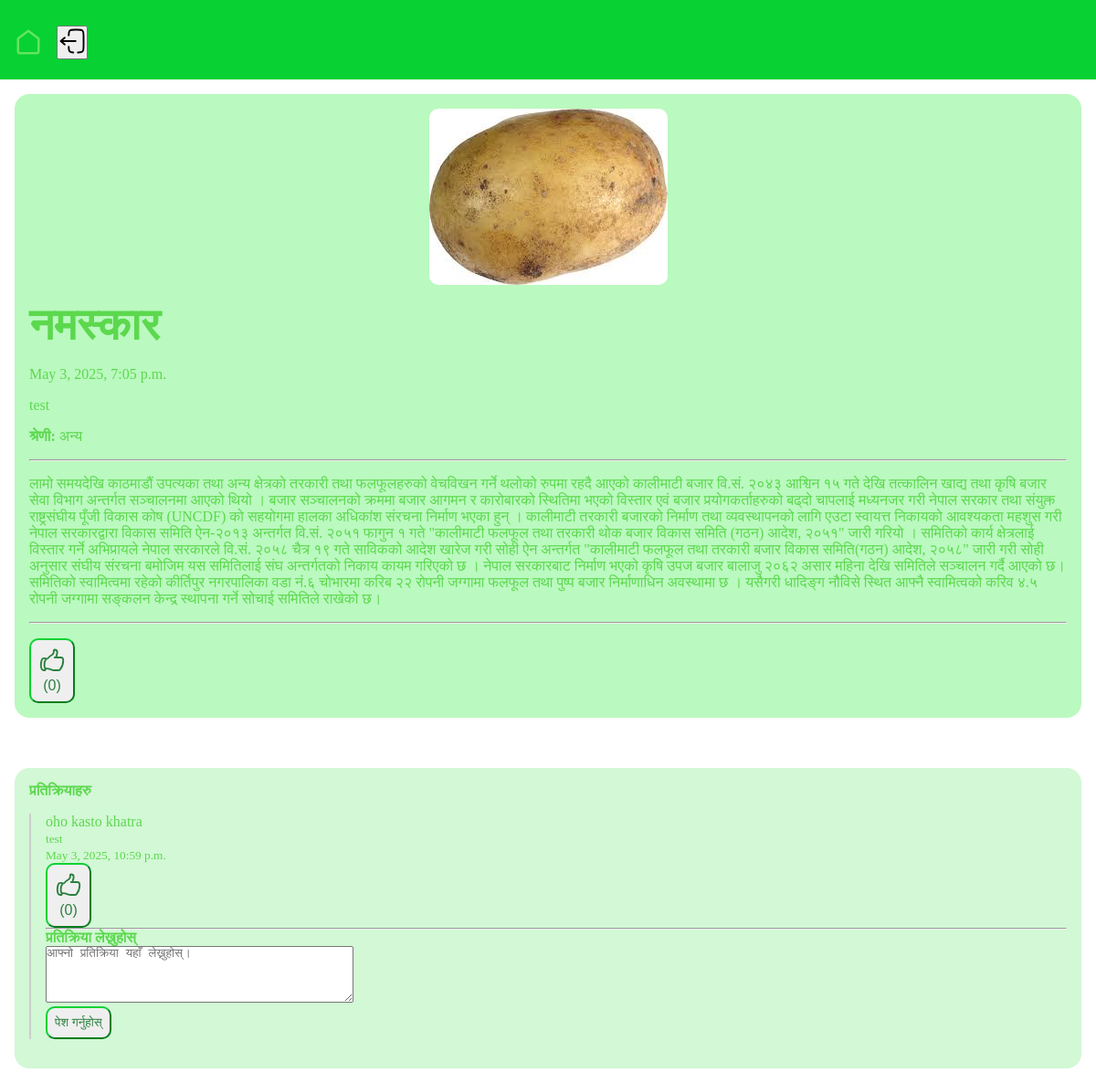
The page /posts/-1 (signed in) on the database its author committed.
### posts/models.py (models this page shows, shortened)
class Post(models.Model):
    CATEGORY_CHOICES = [('crops', 'बाली'), ('fertilizers', 'मलहरू '), ('market', 'बजार'), ('other', 'अन्य')]
    title = models.CharField(max_length=75)
    body = models.TextField()
    slug = models.SlugField(unique=True)
    date = models.DateTimeField(auto_now_add=True)
    banner = models.ImageField(blank=True)
    author = models.ForeignKey(User, on_delete=models.CASCADE, default=None)
    category = models.CharField(max_length=20, choices=CATEGORY_CHOICES, default='other')

class Reply(models.Model):
    post = models.ForeignKey(Post, on_delete=models.CASCADE, related_name='replies')
    body = models.TextField()
    date = models.DateTimeField(auto_now_add=True)
    author = models.ForeignKey(User, on_delete=models.CASCADE)
    likes = models.ManyToManyField(User, related_name='reply_likes', blank=True)
    def total_likes(self):
        return self.likes.count()

### posts/views.py (the view)
# urls.py: path('<slug:slug>', views.post_page, name = "page"),
def post_page(request, slug):
    post = Post.objects.get(slug=slug)
    replies = post.replies.all().order_by('date')  # related_name='replies'
    if request.method == 'POST':
        if request.user.is_authenticated:
            reply_form = CreateReply(request.POST)
            if reply_form.is_valid():
                reply = reply_form.save(commit=False)
                reply.author = request.user
                reply.post = post
                reply.save()
                return redirect('posts:page', slug=slug)
        else:
            return redirect('users:login')  # redirect if not authenticated
    else:
        reply_form = CreateReply()
    context = {
        'post': post,
        'replies': replies,
        'reply_form': reply_form,
    }
    return render(request, 'posts/post_page.html', context)

### posts/forms.py
class CreateReply(forms.ModelForm):
    class Meta:
        model = models.Reply
        fields = ['body']
        labels = {
            'body': '',
        }
        widgets = {
            'body': forms.Textarea(attrs={'rows': 4, 'cols': 40, 'placeholder': 'आफ्नो प्रतिक्रिया यहाँ लेख्नुहोस्।'}),
        }

### posts/templates/posts/post_page.html (shortened to what this page needs)
{% extends 'layout.html' %}
{% block content %}
    <div class ="post-container">
        {% if post.banner %}
        <img
        class = "banner"
        src= "{{ post.banner.url }}"
        alt="{{ post.title }} image"
        />
        {% endif %}
        <h1>{{ post.title }} </h1>
        <p>{{ post.date }}</p>
        <p>{{ post.author}}</p>
        <p><strong>श्रेणी: </strong>{{ post.get_category_display }}</p>
        <hr>
        <p>{{ post.body }}</p>
        <hr>
                {% if user.is_authenticated %}
                    <form action = "{% url 'posts:toggle-like' slug=post.slug %}" method = "post">
                    <button type="submit" class="form-submit">
                        {% if user in post.likes.all %}
                            <svg xmlns="http://www.w3.org/2000/svg" viewBox="0 0 24 24" fill="currentColor" width="30" height="30">
                                <path d="M7.493 18.5c-.425 0-.82-.236-.975-.632A7.48 7.48 0 0 1 6 15.125c0-1.75.599-3.358 1.602-4.634.151-.192.373-.309.6-.397.473-.183.89-.514 1.212-.924a9.042 9.042 0 0 1 2.861-2.4c.723-.384 1.35-.956 1.653-1.715a4.498 4.498 0 0 0 .322-1.672V2.75A.75.75 0 0 1 15 2a2.25 2.25 0 0 1 2.25 2.25c0 1.152-.26 2.243-.723 3.218-.266.558.107 1.282.725 1.282h3.126c1.026 0 1.945.694 2.054 1.715.045.422.068.85.068 1.285a11.95 11.95 0 0 1-2.649 7.521c-.388.482-.987.729-1.605.729H14.23c-.483 0-.964-.078-1.423-.23l-3.114-1.04a4.501 4.501 0 0 0-1.423-.23h-.777ZM2.331 10.727a11.969 11.969 0 0 0-.831 4.398 12 12 0 0 0 .52 3.507C2.28 19.482 3.105 20 3.994 20H4.9c.445 0 .72-.498.523-.898a8.963 8.963 0 0 1-.924-3.977c0-1.708.476-3.305 1.302-4.666.245-.403-.028-.959-.5-.959H4.25c-.832 0-1.612.453-1.918 1.227Z" />
                            </svg>                  ({{ post.likes.count }})
                        {% else %}
                            <p>({{ post.likes.count }})</p>
                        {% endif %}
                        </button>
                    </form>
                {% else %}
                    <p>लाइक गर्नको लागि तपाईंले लग इन गर्नुपर्छ।.</p>
                    <button class="login-button" onclick="window.location.href='{% url 'users:login' %}'">
                        लगइन
                    </button>
                {% endif %}
    </div>
    <br>
    <div class = "reply-container">
        <h2>प्रतिक्रियाहरु</h2>
        {% for reply in replies %}
          <div style = "margin-bottom: 1rem; padding-left: 1rem; border-left: 2px solid #ccc;">
            <p>{{ reply.body }}</p>
            <p><small>{{ reply.author }}</small></p>
            <p><small>{{ reply.date }}</small></p>
                {% if user.is_authenticated %}
                <form method="post" action="{% url 'posts:like-reply' reply.id %}">
                    <button type="submit" class="form-submit">
                    {% if user in reply.likes.all %}
                        <svg xmlns="http://www.w3.org/2000/svg" viewBox="0 0 24 24" fill="currentColor" width="30" height="30">
                            <path d="M7.493 18.5c-.425 0-.82-.236-.975-.632A7.48 7.48 0 0 1 6 15.125c0-1.75.599-3.358 1.602-4.634.151-.192.373-.309.6-.397.473-.183.89-.514 1.212-.924a9.042 9.042 0 0 1 2.861-2.4c.723-.384 1.35-.956 1.653-1.715a4.498 4.498 0 0 0 .322-1.672V2.75A.75.75 0 0 1 15 2a2.25 2.25 0 0 1 2.25 2.25c0 1.152-.26 2.243-.723 3.218-.266.558.107 1.282.725 1.282h3.126c1.026 0 1.945.694 2.054 1.715.045.422.068.85.068 1.285a11.95 11.95 0 0 1-2.649 7.521c-.388.482-.987.729-1.605.729H14.23c-.483 0-.964-.078-1.423-.23l-3.114-1.04a4.501 4.501 0 0 0-1.423-.23h-.777ZM2.331 10.727a11.969 11.969 0 0 0-.831 4.398 12 12 0 0 0 .52 3.507C2.28 19.482 3.105 20 3.994 20H4.9c.445 0 .72-.498.523-.898a8.963 8.963 0 0 1-.924-3.977c0-1.708.476-3.305 1.302-4.666.245-.403-.028-.959-.5-.959H4.25c-.832 0-1.612.453-1.918 1.227Z" />
                        </svg>
                        <p>({{ reply.total_likes }})</p>
                    {% else %}
                        <p>({{ reply.total_likes }})</p>
                    </button>
                </form>
                  {% endif %}
                {% else %}
                    <p>लाइक गर्नको लागि तपाईंले लग इन गर्नुपर्छ।.</p>
                    <button class="login-button" onclick="window.location.href='{% url 'users:login' %}'">
                        लगइन
                    </button>
                {% endif %}
        {% empty %}
            <h3> कुनै प्रतिक्रियाहरू छैनन्।</h3>
        {% endfor %}
        <hr>
        <h2>प्रतिक्रिया लेख्नुहोस्</h2>
        {% if user.is_authenticated %}
        <form method = "post" class="reply">
            {{ reply_form.as_p }}
            <button class="form-submit">पेश गर्नुहोस्
            </button>
        </form>
        {% else %}
            <p>प्रतिक्रिया छोड्नको लागि तपाईं लग इन हुनुपर्छ।.</p>
            <button class="login-button" onclick="window.location.href='{% url 'users:login' %}'">
                लगइन
            </button>
        {% endif %}
    </div>
{% endblock %}

### static/static/css/style.css (style rules this page uses)
* { margin: 0; padding: 0; box-sizing: border-box; }
body { min-height: 100vh; background-color: white; color: black; font-size: 3rem; }
h1 { font-size: 3rem; color: #07d133; }
h2 { font-size: 2.5rem; }
p { font-size: 1rem; }
.banner { display: block; width: 100%; max-width: 800px; }
.form-submit { padding: 0.5rem; border-radius: 10px; border-color: #07d133; color:#2a803e; }
.post-container { display: flex; flex-direction:column; gap: 1rem; padding: 1rem; margin: auto; background-color: rgb(186, 249, 191); color:#5cd84e; border-radius: 1rem; }
.post-container h1 { font-size: 3rem; color: #5cd84e; }
.post-container img { max-width: fit-content; max-height: fit-content; height: auto; border-radius: 10px; align-self: center; }
.reply-container { display: flex; flex-direction: column; gap: 1rem; padding: 1rem; margin: auto; background-color: rgb(210, 248, 213); color:#5cd84e; font-size: 1rem; border-radius: 1rem; }
.reply-container h2 { font-size: 1rem; font-weight: bold; }

### rows shown on the page
Post: banner (picture), title "नमस्कार", date "May 3, 2025, 7:05 p.m.", author "test", category "अन्य", body "लामो समयदेखि काठमाडौं उपत्यका तथा अन्य क्षेत्रको तरकारी तथा फलफूलहरुको वेचविखन गर्ने थलोको रुपमा रहदै आएको कालीमाटी बजार वि.सं. २०४३ आश्विन १५ गते देखि तत्कालिन खाद्य तथा कृषि बजार सेवा विभाग अन्तर्गत सञ्चालनमा आएको थियो । बजार सञ्चालनको क्रममा बजार आगमन र कारोबारको स्थितिमा भएको विस्तार एवं बजार प्रयोगकर्ताहरुको बढ्दो चापलाई मध्यनजर गरी नेपाल सरकार तथा संयुक्त राष्ट्रसंघीय पूँजी विकास कोष (UNCDF) को सहयोगमा हालका अधिकांश संरचना निर्माण भएका हुन् । कालीमाटी तरकारी बजारको निर्माण तथा व्यवस्थापनको लागि एउटा स्वायत्त निकायको आवश्यकता महशुस गरी नेपाल सरकारद्वारा विकास समिति ऐन-२०१३ अन्तर्गत वि.सं. २०५१ फागुन १ गते \"कालीमाटी फलफूल तथा तरकारी थोक बजार विकास समिति (गठन) आदेश, २०५१\" जारी गरियो ।…", likes.count "0"
Reply: body "oho kasto khatra", author "test", date "May 3, 2025, 10:59 p.m.", total_likes "0"
